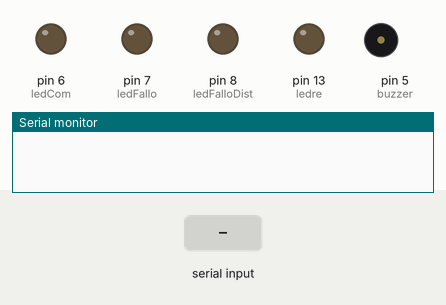
Recording of a sketch running on a simulated Arduino Uno, built with avr-gcc and run on an emulated ATmega328P. Parts: output pins drawn as LEDs (lit = HIGH), buzzer (waves = sounding, pin HIGH), the last lines printed to the serial monitor. The inputs (shaded band) are chosen by the test bench.

Above: at 1.2 s.
1.3 s: "7:\n" received over the second serial link
At 2.3 s:
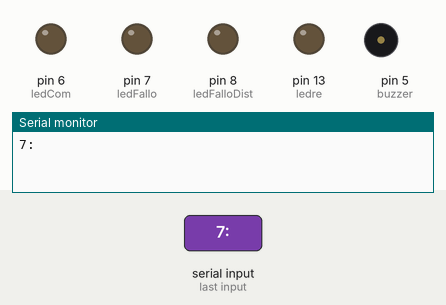
2.9 s: "2::45\n" received over the second serial link
At 3.5 s:
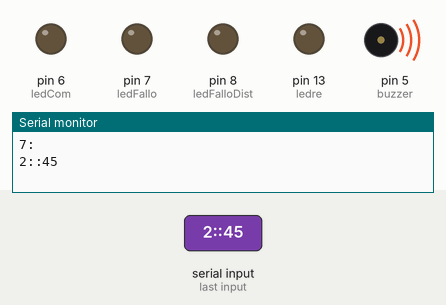
5.9 s: "7:\n" received over Serial
At 8.4 s:
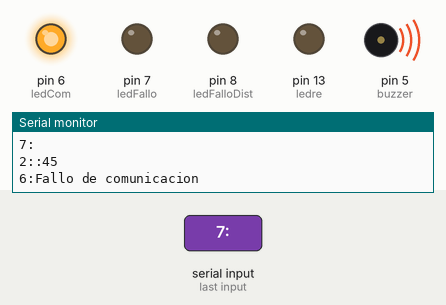
8.9 s: "7:90\n" received over Serial
At 9.4 s:
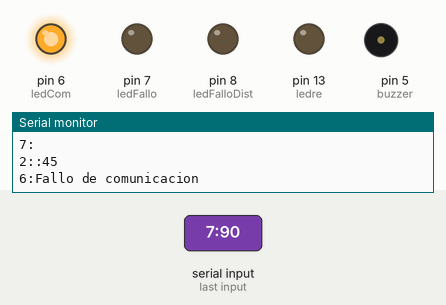
10.4 s: "2:\n" received over Serial
At 11.7 s:
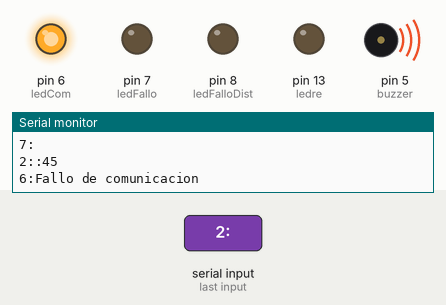
Timing chart, 0 to 12.9 s (numbered marks = the images above; inputs shaded):
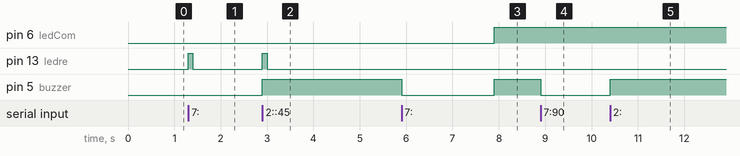

Measured:
- after the input at 1.3 s, pin 13 (ledre): LOW → HIGH at once, → LOW 0.10 s later
- after the input at 2.9 s, pin 13 (ledre): LOW → HIGH at once, → LOW 0.10 s later; pin 5 (buzzer): LOW → HIGH at once
- after the input at 5.9 s, pin 5 (buzzer): HIGH → LOW at once, → HIGH 2.0 s later
- after the input at 8.9 s, pin 5 (buzzer): HIGH → LOW at once
- after the input at 10.4 s, pin 5 (buzzer): LOW → HIGH at once

The sketch:

Programa_tierra_receptor.ino
```cpp
#include <SoftwareSerial.h> // Librería que facilitará la comunicación

SoftwareSerial mySerial(10, 11); // RX, TX

const int ledre = 13;        // LED en el pin 13
long nextMillisLed;          // Momento (en ms) en que se debe apagar el LED de recepción
bool ledEncendido = false;   // Indica si el LED de recepción está encendido esperando a apagarse

const int ledFalloDist = 8;  // LED de alarma para el sensor de distancia
const int ledFallo = 7;      // LED de alarma para el sensor DHT11
const int ledCom = 6;        // LED de alarma de comunicación

bool esperandoCom = false;   // Indica si estamos vigilando el tiempo máximo sin recibir tramas
long nextTimeoutCom;         // Momento (en ms) límite antes de declarar pérdida de comunicación (5 s)
bool alarmaSensor = false;  // Indica si la alarma del DHT11 ya está activada
bool alarmaDist = false;    // Indica si la alarma del sensor de distancia ya está activada
bool comCaida = false;      // Indica si la comunicación ha caído

const int buzzer = 5;        // Zumbador activo en el pin 5

void setup() {
  mySerial.begin(9600);  // Inicia la comunicación serie con el satélite a 9600 baudios
  Serial.begin(9600);    // Inicia la comunicación serie con el PC / Python a 9600 baudios

  pinMode(ledre, OUTPUT);
  pinMode(ledFallo, OUTPUT);
  pinMode(ledCom, OUTPUT);
  pinMode(buzzer, OUTPUT);
  pinMode(ledFalloDist, OUTPUT);
}

void loop() {
  // Apagar el LED indicador de recepción tras 100 ms sin bloquear la ejecución del programa
  if (ledEncendido && millis() >= nextMillisLed) {
    digitalWrite(ledre, LOW);  // Apaga el LED indicador de recepción
    ledEncendido = false;      // Actualiza el estado del LED a apagado
  }

  // Recepción y procesamiento de telemetría procedente del satélite
  if (mySerial.available()) {                                   // Comprueba si han llegado datos desde el satélite
    String data = mySerial.readStringUntil('\n');               // Lee el string completo hasta el salto de línea
    data.trim();                                                // Elimina espacios y saltos de línea sobrantes
    Serial.println(data);                                       // Reenvía el string al PC (Python)
    digitalWrite(ledre, HIGH);                                  // Enciende el LED para indicar visualmente la recepción
    ledEncendido = true;                                        // Marca el LED como encendido
    nextMillisLed = millis() + 100;                             // Programa el apagado del LED dentro de 100 ms

    // Corta la cabecera del mensaje recibido a un número entero para que los if / else if siguientes sepan qué LED deben activar.
    int fin = data.indexOf(':');                                   // Localiza el primer ':' que delimita el código del string
    int codigo = (fin > 0) ? data.substring(0, fin).toInt() : -1;  // Extrae el código numérico (o -1 si no hay ':')

    if (codigo == 3) {                 // Código 3: fallo confirmado del sensor DHT11
      digitalWrite(ledFallo, HIGH);    // Enciende el LED de alarma del sensor DHT11
      if (!alarmaSensor) {             // Si la alarma acústica aún no había saltado
        alarmaSensor = true;           // Registra que el sensor DHT11 está en estado de alarma
        digitalWrite(buzzer, HIGH);    // Activa el zumbador acústico de alerta
      }
    } else if (codigo == 1) {            // Código 1: datos correctos de temperatura y humedad
      digitalWrite(ledFallo, LOW);       // Apaga el LED de fallo del DHT11 al recibir datos válidos
      alarmaSensor = false;              // Restablece el estado de alarma del sensor DHT11
    } else if (codigo == 2) {            // Código 2: 3 medias consecutivas > límite en satélite
      digitalWrite(buzzer, HIGH);        // Activa el zumbador por alarma de sobretemperatura
    } else if (codigo == 13) {           // Código 13: fallo confirmado del sensor de distancia
      digitalWrite(ledFalloDist, HIGH);  // Enciende el LED de alarma del sensor ultrasónico
      if (!alarmaDist) {                 // Si la alarma acústica de distancia no estaba activa
        alarmaDist = true;               // Registra que el sensor de distancia está en alarma
        digitalWrite(buzzer, HIGH);      // Activa el zumbador acústico de alerta
      }
    } else if (codigo == 11) {                                  // Datos de distancia recibidos
      int segonDosPunts = data.indexOf(':', fin + 1);           // Busca el segundo ':' que separa el ángulo de la distancia
      if (segonDosPunts != -1 && data.substring(segonDosPunts + 1) != "0") { // Comprueba que la distancia sea válida (distinta de 0) y que ha recibido un segundo ":"
        digitalWrite(ledFalloDist, LOW);                        // Apaga el LED de fallo del sensor ultrasónico
        alarmaDist = false;                                     // Restablece el estado de alarma del sensor de distancia
      }
    }

    // Alarma de comunicación
    esperandoCom = true;                  // Activa el control de la comunicación tras recibir un string válido
    nextTimeoutCom = millis() + 5000;     // Reinicia la cuenta atrás de 5 segundos para el próximo mensaje
    digitalWrite(ledCom, LOW);            // Mantiene apagado el LED de fallo de comunicación
    if (comCaida) {                       // Si la comunicación había estado caída previamente
      comCaida = false;                   // Marca la comunicación como recuperada
      Serial.println("8:Comunicacion restablecida"); // Notifica a Python con un código 8 que vuelve a haber comunicación
    }
  }

  // Comprobación de pérdida de enlace (si pasan más de 5 segundos sin recibir nada del satélite)
  if (esperandoCom && (millis() >= nextTimeoutCom)) {
    digitalWrite(ledCom, HIGH);                     // Enciende el LED de alarma de pérdida de comunicación
    Serial.println("6:Fallo de comunicacion");      // Notifica a Python con código 6 que se ha perdido el enlace
    digitalWrite(buzzer, HIGH);                     // Activa el zumbador acústico de alerta
    comCaida = true;                                // Marca el estado de la comunicación como caída
    esperandoCom = false;                           // Detiene la comprobación hasta que vuelva a entrar un mensaje
  }

  // Reenviar órdenes de Python al satélite
  if (Serial.available()) {                          // Comprueba si Python ha enviado alguna orden
    String mensajePC = Serial.readStringUntil('\n'); // Lee la orden recibida desde Python hasta el salto de línea
    mensajePC.trim();                                // Elimina espacios y saltos de línea sobrantes
    if (mensajePC.startsWith("7:")) {                // Código 7 desde PC: orden para silenciar el zumbador
      digitalWrite(buzzer, LOW);                     // Apaga el zumbador acústico
    } else if (mensajePC.startsWith("2:")) {         // Código 2 desde PC: orden para activar el zumbador (alarma en tierra)
      digitalWrite(buzzer, HIGH);                    // Enciende el zumbador acústico
    } else {                                         // Cualquier otra orden (ej. 3:, 4:, 9:, 10:) va dirigida al satélite
      mySerial.println(mensajePC);                   // Transmite la orden hacia el satélite por SoftwareSerial
      Serial.println("Se ha enviado la orden");       // Confirma por el puerto serie del PC que la orden ha sido enviada
    }
  }
}
```
